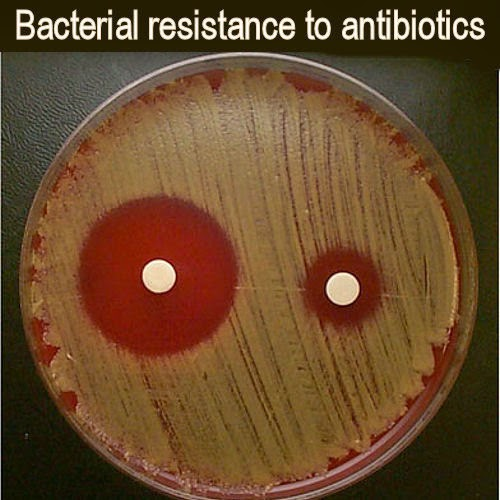
#> input picture Input_Image.jpeg, 500 x 500 px
$ jupyter execute Clustering_With_Pure_Numpy.ipynb
#> lines starting #> are read from the running program, lines starting #| are printed output that depends on the picture; long printed decimals are rounded
[cell 1]
import numpy as np
import matplotlib.pyplot as plt
import cv2

[cell 2]
image_path = "Input_Image.jpeg"

image = cv2.imread(image_path)
#> image is the input picture: shape (500, 500, 3); mean B, G, R 43.6, 74.6, 105.3

# cv2 uses BGR but matplotlib uses RGB (ensures colors display correcly when plotting)
image_rgb = cv2.cvtColor(image, cv2.COLOR_BGR2RGB)

# convert color to grayscale (originaly the image had 3 channels but now it only has 1)
image_gray = cv2.cvtColor(image, cv2.COLOR_BGR2GRAY)
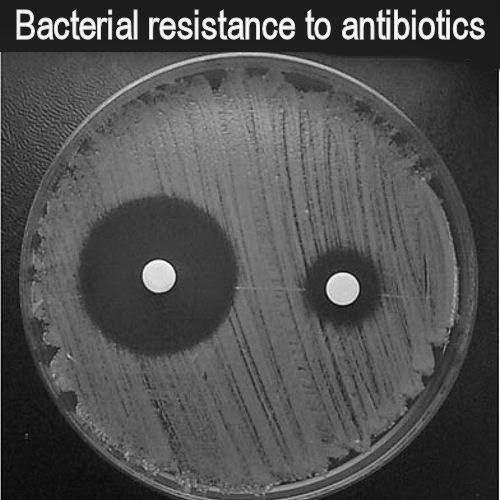
#> image_gray: shape (500, 500); min 0, max 254, mean 80.2


print(f"RGB Image Shape: {image_rgb.shape}")
#| RGB Image Shape: (500, 500, 3)
print(f"Grayscale Image Shape: {image_gray.shape}")
#| Grayscale Image Shape: (500, 500)

[cell 3]
starting_x = 28
ending_x = 460
y = 280

# get all pixels at row y (with x values between 28-460)
horizontal_line = image_gray[y, starting_x:ending_x]
#> horizontal_line = 432 values, max 241 at index 302, min 21 at index 298, mean 94.81
norm_line = horizontal_line / 255.0    # convert to floats between 0-1 (normalize pixel values)
#> norm_line = 432 values, max 0.945 at index 302, min 0.0824 at index 298, mean 0.372


plt.figure(figsize=(15, 10))

plt.subplot(2, 1, 1)
plt.imshow(image_rgb)
plt.axhline(y=y, color='r', linestyle='--', linewidth=2)
plt.axvline(x=starting_x, color='r', linestyle='--', linewidth=2)
plt.axvline(x=ending_x, color='r', linestyle='--', linewidth=2)
plt.title('Original RGB Image With Horizontal Line at y=280')
plt.axis('off')

plt.subplot(2, 1, 2)
plt.imshow(image_gray, cmap='gray')
plt.axhline(y=y, color='r', linestyle='--', linewidth=2)
plt.axvline(x=starting_x, color='r', linestyle='--', linewidth=2)
plt.axvline(x=ending_x, color='r', linestyle='--', linewidth=2)
plt.title('Grayscale Image with Horizontal Line at y=280')
plt.axis('off')

plt.tight_layout()
plt.show()
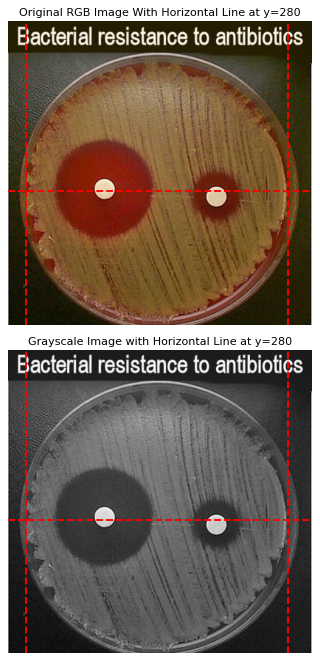
#> figure drawn by matplotlib, 2 panels

[cell 4]
# plotting the normalized values
plt.figure(figsize=(16, 6))
plt.plot(range(len(norm_line)), norm_line, 'b-', linewidth=1.5)
plt.ylabel('Normalized Pixel Value (0-1)')
plt.title('Normalized Horizontal Line Values From Grayscale Image')
plt.grid(True, alpha=0.3)
plt.ylim(0, 1)
plt.show()
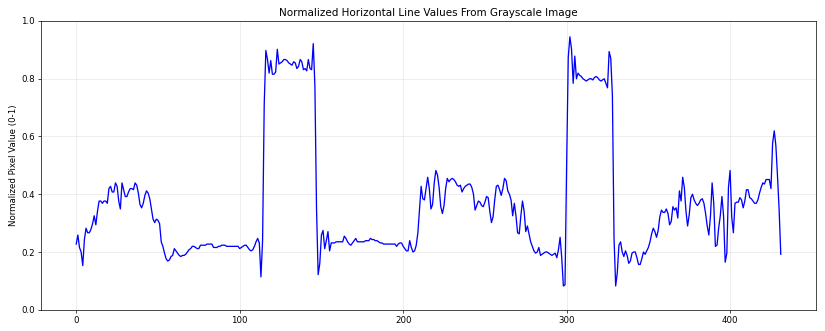
#> figure drawn by matplotlib, 1 panel; curve peaks at x = 302, y = 0.945

[cell 5]
# applying median with a window of 10 pixels to reduce noise
# it's also a good way for outliers

window_size = 16
half_window_size = window_size // 2
median_norm_line = np.zeros_like(norm_line)
#> median_norm_line = 432 values from 0 to 0

for i in range(len(norm_line)):
    start = max(0, i - half_window_size)                     # Ensures we don't go before start of array
    end = min(len(norm_line), i + half_window_size)          # Ensures we don't go past end of array
    median_norm_line[i] = np.median(norm_line[start:end])    # apply median
#> this loop made 432 passes
#> start on passes 1 to 3: 0, 0, 0
#> after the loop, median_norm_line = 432 values, max 0.857 at index 122, min 0.186 at index 338, mean 0.373


# Plotting
plt.figure(figsize=(15, 10))

plt.subplot(2, 1, 2)
plt.plot(norm_line, 'gray', alpha=0.7, label='Original line')
plt.plot(median_norm_line, 'r-', label=f'Median (window={window_size})')
plt.title('Median Filter')
plt.grid(True, alpha=0.3)
plt.legend()

plt.tight_layout()
plt.show()
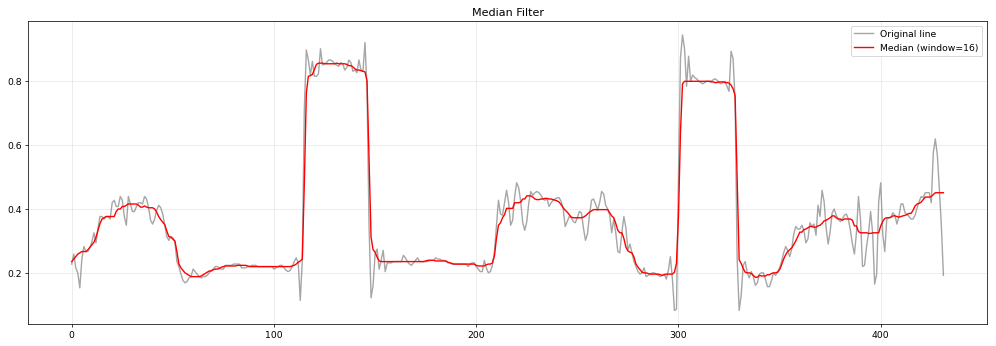
#> figure drawn by matplotlib, 1 panel; curve peaks at x = 302, y = 0.945; curve peaks at x = 122, y = 0.857

[cell 6]
# ~~~~~~~~~~~~~~~~~~~~~~~~this cell applies K-Means clustering with PURE NUMPY~~~~~~~~~~~~~~~~~~~~~~~~


# why use K-Means algorithm:
# 1. we have unlabeled data
# 2. we dont have pre-existing categories
# so basically K-Means goal is to group similar items (in this case 3 clusters)

# how K-Means clustering work:
# 1. Choose how many clusters (groups) you want (K=3 in this case)
# 2. Randomly place 3 "center points" somewhere in your data
# 3. Each data point joins the nearest center point
# 4. Move each center point to the middle of its cluster
# 5. Repeat steps 3-4 until the centers stop moving


iteration = 100
clusters = 3
data = median_norm_line
#> data has the same summary as median_norm_line

# this gives exactly the same shuffle every time (when choosing the 3 random center points)
# without it we don't get consistent 'Final clustrer centers' everytime
np.random.seed(42)

# randomly choose different center points from our data
center_points = np.random.choice(data, size=clusters, replace=False)
#> center_points = [0.437, 0.22, 0.237]

for _ in range (iteration):
    # assign each point to the closest cluster
    # calculates absolute distance from each point to each cluster center
    distance = np.abs(data[:, None] - center_points)
    labels = np.argmin(distance, axis=1)

    # calculate new center point of each clustre (mean of each cluster)
    new_center_points = np.array([np.mean(data[labels == i]) for i in range(clusters)])

    # break if centers stopped moving
    if np.allclose(center_points, new_center_points):
        break

    # ipdates center points for next iteration
    center_points = new_center_points
#> this loop made 5 passes
#> center_points on passes 1 to 4: [0.512, 0.211, 0.268], [0.592, 0.217, 0.336], [0.802, 0.223, 0.379], [0.817, 0.225, 0.385]

# Sort the centers and print them out
sorted_centers = np.sort(center_points)
#> sorted_centers = [0.225, 0.385, 0.817]

print(f"Final cluster centers: {sorted_centers}")
#| Final cluster centers: [0.2254 0.3848 0.8171]

[cell 7]
# Plot results
plt.figure(figsize=(15, 10))

# Original data with final cluster centers
plt.subplot(2, 1, 1)
plt.plot(median_norm_line, 'b-', alpha=0.7, label='Original data')
for i, center in enumerate(center_points):
    plt.axhline(y=center, color=['red', 'green', 'black'][i], linestyle='--',
                label=f'Cluster {i+1}: {center:.3f}')
#> this loop made 3 passes
#> center on passes 1 to 3: 0.817, 0.225, 0.385
plt.title('Detected Clusters')
plt.ylabel('Normalized Values')
plt.grid(True, alpha=0.3)
plt.legend()
plt.ylim(0, 1)
plt.show()
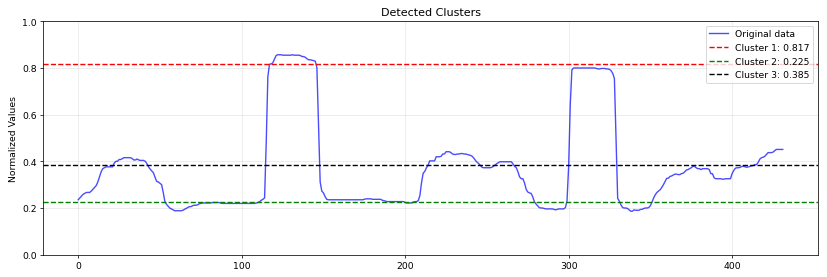
#> figure drawn by matplotlib, 1 panel; curve peaks at x = 122, y = 0.857
